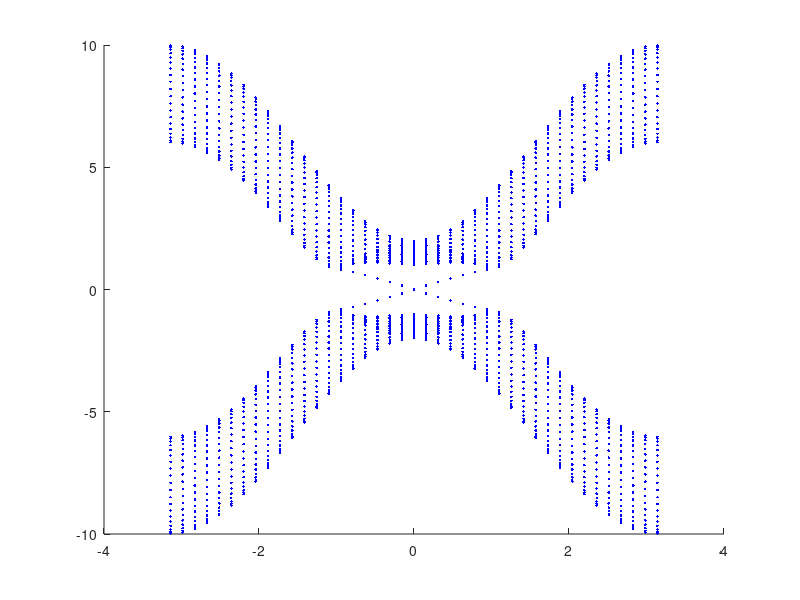

Write MATLAB code to recreate this figure.
clc
clear all
sigmax = [0 1 ; 1 0];
sigmay = [0 -i ; i 0];
sigmaz = [1 0 ; 0 -1];

format long

A = 1;B = -2; M =4; 
t2=0.2;
sampling=20;
layers=20;

figure
hold on

for ii = -sampling:sampling
              
    kx = ii*pi/sampling;
        
   %%
     
    Hnn1=[0,sin(kx);sin(kx),0];
      %%
       I = eye(layers);
       Hnnc1=kron(I,Hnn1);
      %%

     
      A23=[0,0.5];
      B23=repmat(A23,[1,layers]);
      Hnnup2=diag(B23,1);
      Hnnup22=Hnnup2(1:2*layers,1:2*layers);
      
      A14 = [-0.5,0];
      B14=repmat(A14,[1,layers-1]);
      Hnnup3=diag(B14,3);
      Hnnup33=Hnnup3(1:2*layers,1:2*layers);
           
      
      %%
      A32=[0,0.5];
      B32=repmat(A32,[1,layers]);
      Hnndown2=diag(B32,-1);
      Hnndown22=Hnndown2(1:2*layers,1:2*layers);
      
      A41=[-0.5,0];
      B41=repmat(A41,[1,layers-1]);
      Hnndown3=diag(B41,-3);
      Hnndown33=Hnndown3(1:2*layers,1:2*layers);
      
     Hnn=Hnnc1+Hnnup22+Hnnup33+Hnndown22+Hnndown33;
    %% H next nearest neighbor
%%
       
Hnnndiag=[M+2*B*(2-cos(kx)),0;0,-M-2*B*(2-cos(kx))];
Hnnn1=kron(I,Hnnndiag);

%%


      C3=[-1,1];
      C33=repmat(C3,[1,layers]);
      Hnnnup=diag(C33,2);
      Hnnnup1=Hnnnup(1:2*layers,1:2*layers);
      
      %%
      
     D3=[-1,1];
     D33=repmat(D3,[1,layers]);
      Hnnndown=diag(D33,-2);
      Hnnndown1=Hnnndown(1:2*layers,1:2*layers);
      Hnnn=Hnnn1+Hnnnup1+Hnnndown1;
      %%
     Hamilt=Hnn+Hnnn;
 %         
     
   [Evectors,Evalues] = eig(Hamilt);
   

 plot(kx,diag(Evalues),'.','MarkerEdgeColor','b') 


end




